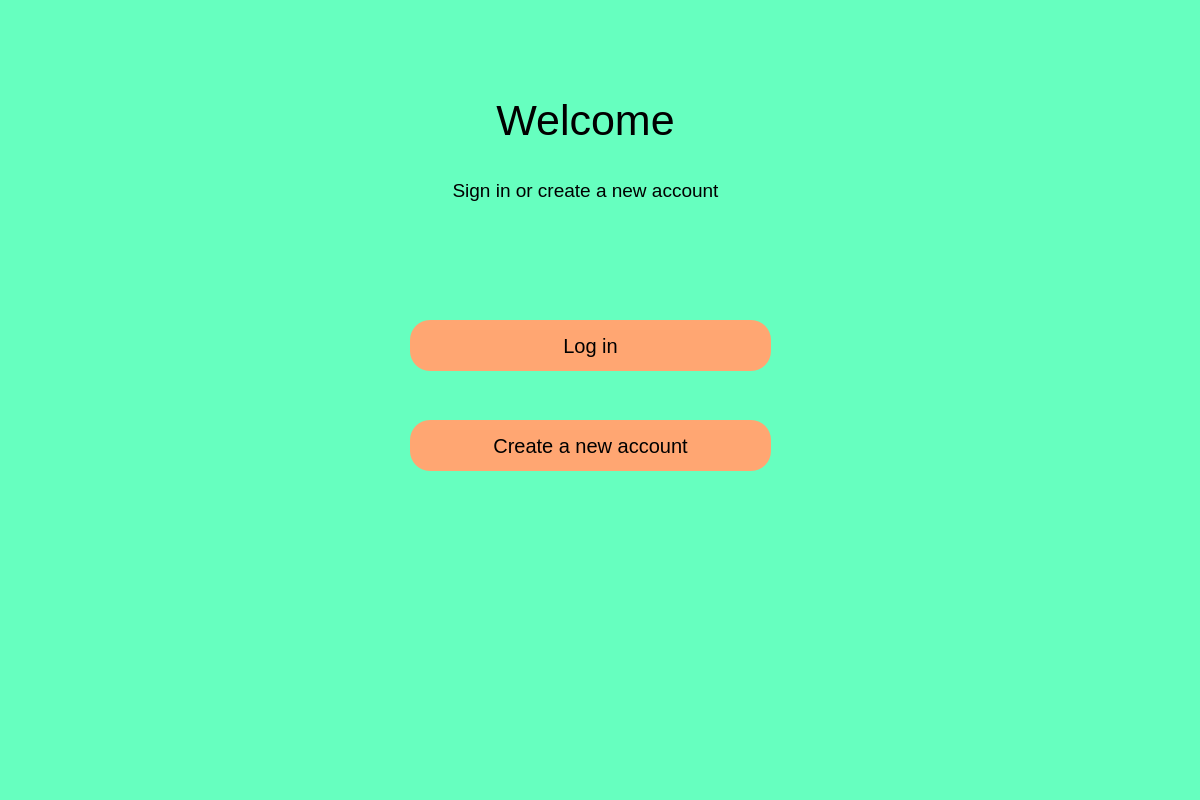
<?xml version="1.0" encoding="UTF-8"?>
<ui version="4.0">
 <class>Dialog</class>
 <widget class="QDialog" name="Dialog">
  <property name="geometry">
   <rect>
    <x>0</x>
    <y>0</y>
    <width>1200</width>
    <height>800</height>
   </rect>
  </property>
  <property name="windowTitle">
   <string>Dialog</string>
  </property>
  <widget class="QWidget" name="bgwidget" native="true">
   <property name="geometry">
    <rect>
     <x>0</x>
     <y>0</y>
     <width>1200</width>
     <height>800</height>
    </rect>
   </property>
   <property name="styleSheet">
    <string notr="true">background-color: rgb(102, 255, 191);</string>
   </property>
   <widget class="QLabel" name="label">
    <property name="geometry">
     <rect>
      <x>490</x>
      <y>60</y>
      <width>191</width>
      <height>121</height>
     </rect>
    </property>
    <property name="font">
     <font>
      <pointsize>32</pointsize>
     </font>
    </property>
    <property name="text">
     <string>Welcome</string>
    </property>
    <property name="alignment">
     <set>Qt::AlignCenter</set>
    </property>
   </widget>
   <widget class="QLabel" name="label_2">
    <property name="geometry">
     <rect>
      <x>440</x>
      <y>170</y>
      <width>291</width>
      <height>41</height>
     </rect>
    </property>
    <property name="font">
     <font>
      <pointsize>14</pointsize>
     </font>
    </property>
    <property name="text">
     <string>Sign in or create a new account</string>
    </property>
    <property name="alignment">
     <set>Qt::AlignCenter</set>
    </property>
   </widget>
   <widget class="QPushButton" name="btn_login">
    <property name="geometry">
     <rect>
      <x>410</x>
      <y>320</y>
      <width>361</width>
      <height>51</height>
     </rect>
    </property>
    <property name="font">
     <font>
      <pointsize>15</pointsize>
      <weight>50</weight>
      <italic>false</italic>
      <bold>false</bold>
      <underline>false</underline>
      <strikeout>false</strikeout>
      <kerning>true</kerning>
     </font>
    </property>
    <property name="styleSheet">
     <string notr="true">background-color: rgb(255, 166, 114);
border-radius: 20px</string>
    </property>
    <property name="text">
     <string>Log in</string>
    </property>
   </widget>
   <widget class="QPushButton" name="btn_create">
    <property name="geometry">
     <rect>
      <x>410</x>
      <y>420</y>
      <width>361</width>
      <height>51</height>
     </rect>
    </property>
    <property name="font">
     <font>
      <pointsize>15</pointsize>
      <weight>50</weight>
      <italic>false</italic>
      <bold>false</bold>
      <underline>false</underline>
      <strikeout>false</strikeout>
      <kerning>true</kerning>
     </font>
    </property>
    <property name="styleSheet">
     <string notr="true">background-color: rgb(255, 166, 114);
border-radius: 20px</string>
    </property>
    <property name="text">
     <string>Create a new account</string>
    </property>
   </widget>
  </widget>
 </widget>
 <resources/>
 <connections/>
</ui>
